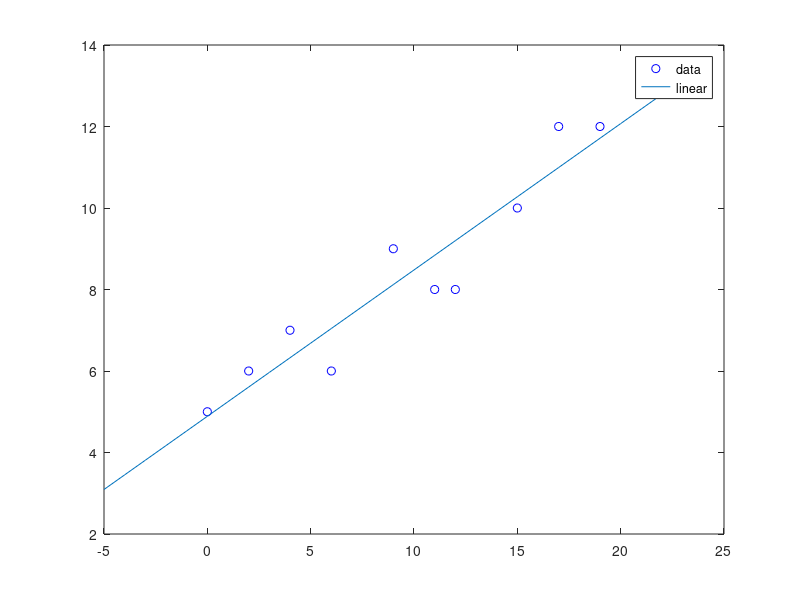

MATLAB code to generate this figure: (Note: this script raises an error after producing the figure.)
%Model:
% y=a0+a1*x

%Least Square Method

%Sr= Σ e(i)^2 = Σ (y(i)-a0-a1*x(i))^2

%| n 	   Σx(i)   | |a0| = |   Σy(i) |
%| Σx(i)   Σx(i)^2 | |a1|   |Σx(i)y(i)|
%Aa=B
% a1= (n Σ(xi*yi) - Σxi*Σyi)/(n Σ(xi*xi) - Σxi*Σxi)
% a0 = mean(y) - a1*mean(x)

X=[0,2,4,6,9,11,12,15,17,19];
Y=[5,6,7,6,9,8,8,10,12,12];
n=length(X);

% or just 
a=polyfit(X,Y,1)
Ym=a(2)+a(1)*X;

%ERROR
e=Y-Ym
Sr=sum(e.^2)
%St=Deviation of y wrt mean y
St=sum((Y-mean(Y)).^2)

R2=(St-Sr)/St
K=1;
Adjusted_R2=1-((Sr/(n-K))/(St/(n-1)))

%PLOT
X1=min(X)-5:max(X)+5;
Ym=a(2)+a(1)*X1;
plot(X,Y,'bo') 
hold on,
plot(X1,Ym)
legend('data','linear')

lower_95=round(a.*1.05);
upper_95=round(a.*0.95);    
degree_fre=N-K-1;
alpha=0.05; % for 95%
Prob=alpha/2;
%Int    Std_Err  tStat Pvalue Low95 Up95
%a(2)
%a(1)
std_err=std(Y)/sqrt(N);
%[(100-95)/200 (95+(100-95/2))/100]
ts = tinv([0.025  0.975],N-1);      % T-Score
CI = mean(Y) + ts*std_err;